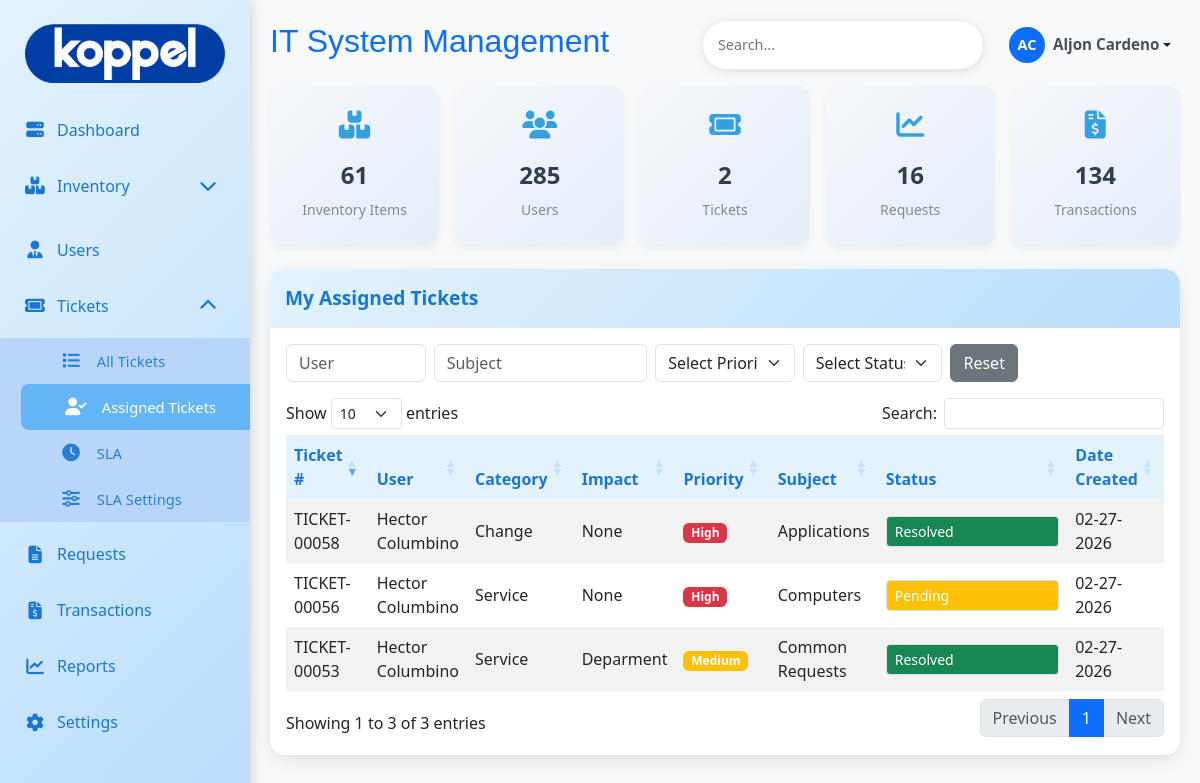
/admin/ticket/assigned_tickets.php (signed in), run on an earlier commit of the app's database.
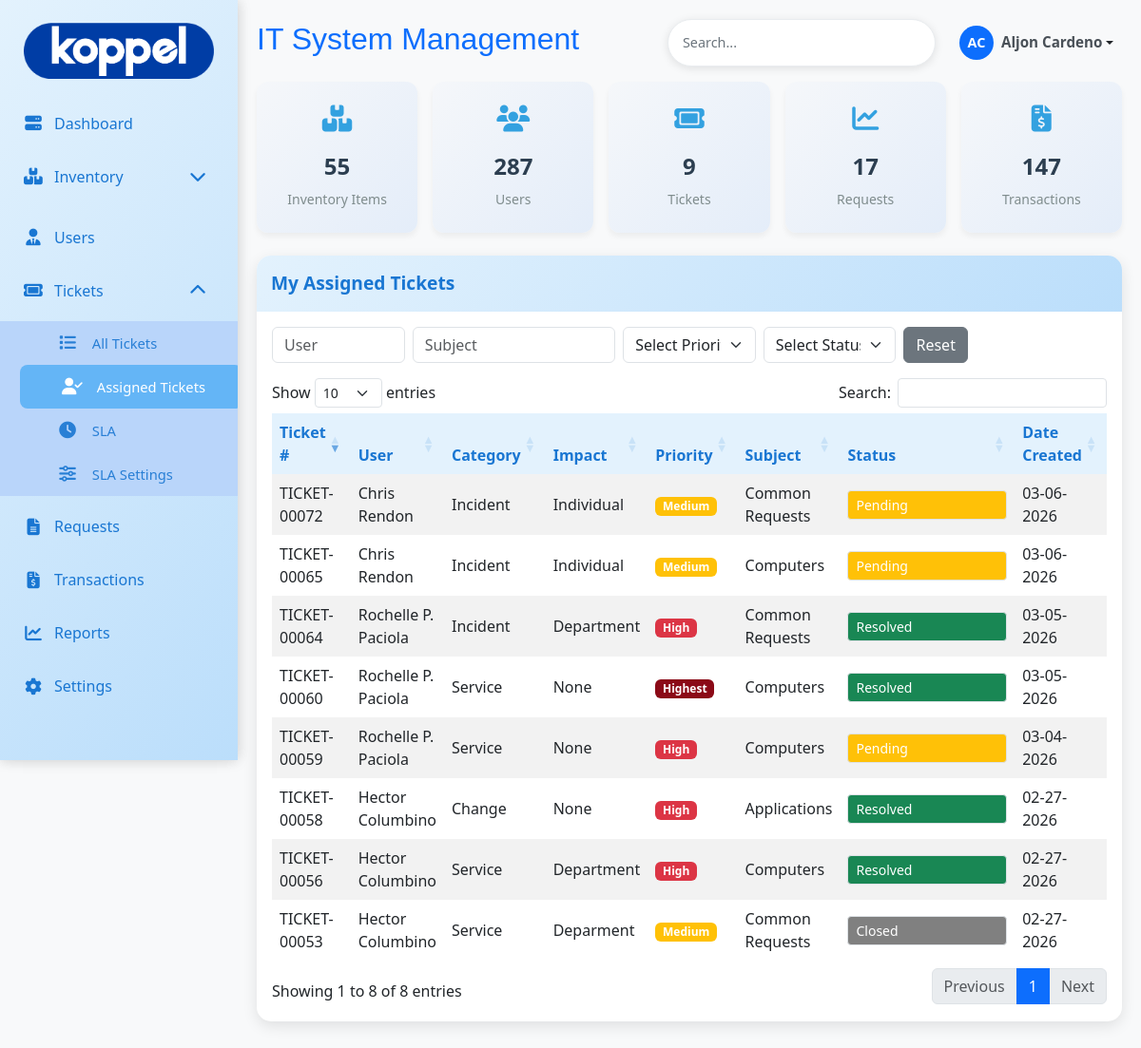
And on a later commit of the database.
### tables this page shows
CREATE TABLE `ticket_tb` (
  `ticket_id` int(11) NOT NULL,
  `ticket_number` varchar(20) DEFAULT NULL,
  `user_id` int(11) DEFAULT NULL,
  `fullname` varchar(100) DEFAULT NULL,
  `email` varchar(100) DEFAULT NULL,
  `company` varchar(100) DEFAULT NULL,
  `department` varchar(100) DEFAULT NULL,
  `priority` varchar(50) NOT NULL,
  `urgency` varchar(50) NOT NULL,
  `impact` varchar(70) NOT NULL,
  `ticket_category` varchar(20) DEFAULT NULL,
  `subject` varchar(150) DEFAULT NULL,
  `subject_details` varchar(200) DEFAULT NULL,
  `issue` text DEFAULT NULL,
  `status` varchar(20) DEFAULT 'open',
  `date_created` timestamp NOT NULL DEFAULT current_timestamp(),
  `assigned_to` int(11) NOT NULL
);

CREATE TABLE `user_tb` (
  `user_id` int(11) NOT NULL,
  `emp_id` varchar(50) NOT NULL,
  `fullname` varchar(150) NOT NULL,
  `position` varchar(100) NOT NULL,
  `email` varchar(150) DEFAULT NULL,
  `department` varchar(100) DEFAULT NULL,
  `company` varchar(50) NOT NULL,
  `area` varchar(150) NOT NULL,
  `user_type` varchar(30) NOT NULL,
  `date_hired` timestamp NOT NULL DEFAULT current_timestamp() ON UPDATE current_timestamp(),
  `date_resigned` varchar(100) DEFAULT NULL,
  `created_at` timestamp NOT NULL DEFAULT current_timestamp(),
  `password` varchar(255) DEFAULT NULL,
  `is_active` tinyint(1) NOT NULL DEFAULT 1,
  `reset_token` varchar(255) DEFAULT NULL,
  `reset_token_expiry` datetime DEFAULT NULL
);

### admin/ticket/assigned_tickets.php (the view, shortened to what this page needs)
<?php
include '../db/db.php';
$adminId = $_SESSION['user_id'];
$sql = "
SELECT
    t.*,
    u.fullname AS user_fullname,
    a.fullname AS assigned_admin
FROM ticket_tb t
LEFT JOIN user_tb u ON t.user_id = u.user_id
LEFT JOIN user_tb a
    ON t.assigned_to = a.user_id
    AND a.user_type = 'admin'
WHERE t.assigned_to = ?
ORDER BY t.ticket_id DESC
";
$stmt = $conn->prepare($sql);
$stmt->bind_param("i", $adminId);
$stmt->execute();
$result = $stmt->get_result();
?>
<!DOCTYPE html>
<html lang="en">
<head>
<link href="https://cdn.jsdelivr.net/npm/bootstrap@5.3.0/dist/css/bootstrap.min.css" rel="stylesheet">
<link href="https://cdnjs.cloudflare.com/ajax/libs/font-awesome/6.4.0/css/all.min.css" rel="stylesheet">
<link href="../asset/css/main.css" rel="stylesheet">
<link href="../asset/css/menu.css" rel="stylesheet">
<link href="sidebar.css" rel="stylesheet">
<link href="https://cdn.datatables.net/1.13.6/css/dataTables.bootstrap5.min.css" rel="stylesheet">
</head>
<body>
<div class="sidebar col-md-2" style="height:100vh;width:250px;">
<?php include 'ticket_sidebar.php'; ?>
</div>
<div class="main-content">
<?php include 'ticket_header.php'; ?>
 <?php include 'ticket_stats_card.php'; ?>
<div class="card">
<div class="card-header">My Assigned Tickets</div>
<div class="card-body table-responsive">
<div class="row g-2 mb-3">
<div class="col-md-2">
<input type="text" id="userFilter" class="form-control" placeholder="User">
</div>
<div class="col-md-3">
<input type="text" id="subjectFilter" class="form-control" placeholder="Subject">
</div>
<div class="col-md-2">
<select id="priorityFilter" class="form-select">
<option value="">Select Priority</option>
</select>
</div>
<div class="col-md-2">
<select id="statusSelectFilter" class="form-select">
<option value="">Select Status</option>
</select>
</div>
<div class="col-md-1 d-grid">
<button id="clearFilters" class="btn btn-secondary">Reset</button>
</div>
</div>
<table id="ticketsTable" class="table table-hover table-striped">
<thead>
<tr>
<th>Ticket #</th>
<th>User</th>
<th>Category</th>
<th>Impact</th>
<th>Priority</th>
<th>Subject</th>
<th style="width:160px;">Status</th>
<th>Date Created</th>
</tr>
</thead>
<tbody>
<?php while ($ticket = $result->fetch_assoc()): ?>
<tr data-ticket-id="<?= $ticket['ticket_id'] ?>"
    data-status="<?= strtolower($ticket['status']) ?>">
<td><?= htmlspecialchars($ticket['ticket_number'] ?? '') ?></td>
<td><?= htmlspecialchars($ticket['user_fullname'] ?? '') ?></td>
<td><?= ucfirst($ticket['ticket_category'] ?? '') ?></td>
<td><?= ucfirst($ticket['impact'] ?? '') ?></td>
<td>
<span class="badge badge-priority-<?= strtolower($ticket['priority']) ?>">
<?= ucfirst($ticket['priority']) ?>
</span>
</td>
<td><?= htmlspecialchars($ticket['subject'] ?? '') ?></td>
<?php
$statusFlow = [
'waiting for support'=>['waiting for support','waiting for customer','in progress','escalated','pending','canceled','resolved'],
'pending'=>['pending','waiting for support','in progress','canceled','resolved'],
'waiting for customer'=>['waiting for customer','waiting for support','escalated','canceled','resolved'],
'in progress'=>['in progress','pending','canceled','resolved'],
'escalated'=>['escalated','in progress'],
'canceled'=>['canceled','closed','reopened'],
'resolved'=>['resolved','closed','reopened'],
'reopened'=>['reopened','waiting for support','waiting for customer','in progress','escalated','pending','canceled','resolved'],
'closed'=>['closed']
];
$currentStatus=strtolower($ticket['status']);
$allowedStatuses=$statusFlow[$currentStatus]??[$currentStatus];
?>
<td class="status-cell" onclick="event.stopPropagation();">
<select class="form-select form-select-sm status-select status-<?= str_replace(' ','-',$currentStatus) ?>"
        data-ticket-id="<?= $ticket['ticket_id'] ?>"
        data-current="<?= $currentStatus ?>">
<?php foreach($allowedStatuses as $statusOption): ?>
<option value="<?= $statusOption ?>"
<?= $statusOption==$currentStatus?'selected':'' ?>>
<?= ucwords($statusOption) ?>
</option>
<?php endforeach; ?>
</select>
</td>
<td><?= date('m-d-Y',strtotime($ticket['date_created'])) ?></td>
</tr>
<?php endwhile; ?>
</tbody>
</table>
</div>
</div>
</div>
</body>
</html>

### admin/ticket/ticket_sidebar.php (shortened to what this page needs)
<link rel="stylesheet" href="https://cdnjs.cloudflare.com/ajax/libs/font-awesome/6.4.0/css/all.min.css">
<div class="sidebar col-md-2" id="sidebar" style="height: 100vh; width: 250px; overflow-y: auto;">
    <br>
    <center>
        <img src="../asset/img/Koppel.png" class="img-fluid" alt="" width="200px" height="60px" style="margin-bottom: 15px;">
    </center>
    <a href="../index.php" class="<?= $currentPage === 'index.php' ? 'active' : '' ?>">
        <i class="fas fa-server"></i>
        <span class="sidebar-text">Dashboard</span>
    </a>
    <a href="../inventory.php" id="inventory-toggle" class="sidebar-parent">
        <i class="fas fa-boxes"></i>
        <span class="sidebar-text">Inventory</span>
        <i class="fas fa-chevron-down ms-auto" id="inventory-icon"></i>
    </a>
    <a href="../users.php">
        <i class="fas fa-user-tie"></i>
        <span class="sidebar-text">Users</span>
    </a>
    <a href="javascript:void(0);" id="tickets-toggle" class="sidebar-parent">
        <i class="fas fa-ticket"></i>
        <span class="sidebar-text">Tickets</span>
        <i class="fas fa-chevron-up ms-auto" id="tickets-icon"></i>
    </a>
    <div id="tickets-submenu" class="submenu-container">
        <a href="../tickets.php" class="submenu-item">
            <i class="fas fa-list"></i>
            <span class="sidebar-text">All Tickets</span>
        </a>
        <a href="assigned_tickets.php" class="submenu-item">
            <i class="fas fa-user-check"></i>
            <span class="sidebar-text">Assigned Tickets</span>
        </a>
        <a href="sla.php" class="submenu-item">
            <i class="fas fa-clock"></i>
            <span class="sidebar-text">SLA</span>
        </a>
        <a href="sla_settings.php" class="submenu-item">
            <i class="fas fa-sliders-h"></i>
            <span class="sidebar-text">SLA Settings</span>
        </a>
    </div>
    <a href="../requests.php"><i class="fas fa-file-alt"></i> Requests</a>
    <a href="../transactions.php"><i class="fas fa-file-invoice-dollar"></i> Transactions</a>
    <a href="../reports.php"><i class="fas fa-chart-line"></i> Reports</a>
    <a href="../settings.php"><i class="fas fa-cog"></i> Settings</a>
</div>

### admin/ticket/ticket_header.php (shortened to what this page needs)
<div class="d-flex justify-content-between align-items-center mb-3">
     <h2 class="text-primary" style="font-family:  'Franklin Gothic Medium', 'Arial Narrow', Arial, sans-serif;">IT System Management</h2>
    <div class="d-flex align-items-center">
        <div class="search-box me-3 position-relative">
            <input type="text" placeholder="Search..." class="form-control" id="globalSearch" autocomplete="off">
        </div>
        <div class="dropdown">
            <button class="btn btn-sm dropdown-toggle d-flex align-items-center"
                    type="button"
                    id="userDropdown"
                    data-bs-toggle="dropdown"
                    aria-expanded="false">
                <div class="bg-primary text-white rounded-circle d-flex align-items-center justify-content-center me-2"
                     style="width:36px;height:36px;font-size:0.9rem;font-weight:600;">
                    <?php
                    if (isset($_SESSION['fullname'])) {
                        $initials = '';
                        $names = explode(' ', $_SESSION['fullname']);
                        foreach ($names as $name) {
                            $initials .= strtoupper(substr($name, 0, 1));
                        }
                        echo htmlspecialchars(substr($initials, 0, 2));
                    } else {
                        echo 'G';
                    }
                    ?>
                </div>
                <span class="d-none d-md-inline fw-semibold"
                      style="color:#495057;font-size:0.95rem;">
                    <?= isset($_SESSION['fullname']) ? htmlspecialchars($_SESSION['fullname']) : 'Guest' ?>
                </span>
            </button>
        </div>
    </div>
</div>
<link rel="stylesheet" href="../asset/css/stats_card.css">

### admin/ticket/ticket_stats_card.php (shortened to what this page needs)
<?php
$itemCount = $conn->query("SELECT COUNT(*) as total FROM item_tb WHERE quantity >= 1")->fetch_assoc()['total'];
$userCount = $conn->query("SELECT COUNT(*) as total FROM user_tb WHERE is_active = 1")->fetch_assoc()['total'];
$transactionCount = $conn->query("SELECT COUNT(*) as total FROM transaction_tb")->fetch_assoc()['total'];
$requestCount = $conn->query("SELECT COUNT(*) as total FROM request_tb WHERE status = 'Pending'")->fetch_assoc()['total'];
$ticketCount = $conn->query("SELECT COUNT(*) as total FROM ticket_tb WHERE status != 'closed' && status != 'resolved' && status != 'canceled'")->fetch_assoc()['total'];
?>
<div class="row row-cols-1 row-cols-sm-2 row-cols-md-3 row-cols-xl-5 g-3">
    <div class="col">
        <a href="../inventory.php" class="stats-card-link">
            <div class="card stats-card h-100">
                <i class="fas fa-boxes"></i>
                <h3><?= number_format($itemCount) ?></h3>
                <p>Inventory Items</p>
            </div>
        </a>
    </div>
    <div class="col">
        <a href="../users.php" class="stats-card-link">
            <div class="card stats-card h-100">
                <i class="fas fa-users"></i>
                <h3><?= number_format($userCount) ?></h3>
                <p>Users</p>
            </div>
        </a>
    </div>
    <div class="col">
        <a href="../tickets.php" class="stats-card-link">
            <div class="card stats-card h-100">
                <i class="fas fa-ticket"></i>
                <h3><?= number_format($ticketCount) ?></h3>
                <p>Tickets</p>
            </div>
        </a>
    </div>
    <div class="col">
        <a href="../requests.php" class="stats-card-link">
            <div class="card stats-card h-100">
                <i class="fas fa-chart-line"></i>
                <h3><?= number_format($requestCount) ?></h3>
                <p>Requests</p>
            </div>
        </a>
    </div>
    <div class="col">
        <a href="../transactions.php" class="stats-card-link">
            <div class="card stats-card h-100">
                <i class="fas fa-file-invoice-dollar"></i>
                <h3><?= number_format($transactionCount) ?></h3>
                <p>Transactions</p>
            </div>
        </a>
    </div>
</div>
<br>
<link rel="stylesheet" href="asset/css/stats_card.css">

### admin/asset/css/main.css (style rules this page uses)
:root { --light-blue: #e3f2fd; --medium-blue: #bbdefb; --dark-blue: #90caf9; --accent-blue: #64b5f6; --text-blue: #1976d2; }
body { background-color: #f8f9fa; font-family: 'Segoe UI', Tahoma, Geneva, Verdana, sans-serif; }
.sidebar { background: linear-gradient(135deg, var(--light-blue), var(--medium-blue)); min-height: 100vh; box-shadow: 0 0 15px rgba(0,0,0,0.1); position: fixed; top: 0; left: 0; z-index: 1000; transition: all 0.3s ease; }
.main-content { margin-left: 250px; padding: 20px; transition: margin-left 0.3s ease; }
.sidebar a { color: var(--text-blue) !important; font-weight: 500; margin: 8px 0; padding: 12px 20px; border-radius: 8px; text-decoration: none; display: flex; align-items: center; transition: all 0.3s ease; }
.sidebar a:hover, .sidebar a.active { background-color: var(--accent-blue); color: white !important; transform: translateX(5px); }
.sidebar a i { margin-right: 15px; font-size: 1.1rem; min-width: 24px; text-align: center; }
.card { border: none; border-radius: 15px; box-shadow: 0 5px 15px rgba(0,0,0,0.1); margin-bottom: 10px; background: white; transition: transform 0.3s ease; }
.card-header { background: linear-gradient(135deg, var(--light-blue), var(--medium-blue)); border-bottom: none; padding: 15px; border-radius: 15px 15px 0 0 !important; color: var(--text-blue); font-weight: 600; font-size: 1.2rem; }
.table th { background-color: var(--light-blue); color: var(--text-blue); font-weight: 600; border: none; }
.table td { vertical-align: middle; border: none; }
.search-box { background-color: white; border-radius: 25px; padding: 8px 15px; box-shadow: 0 2px 10px rgba(0,0,0,0.1); }
.search-box input { border: none; outline: none; width: 250px; }
.stats-card { text-align: center; padding: 20px; }
.stats-card i { font-size: 2.5rem; color: var(--accent-blue); margin-bottom: 15px; }
.stats-card h3 { color: var(--text-blue); margin: 10px 0; font-size: 1.8rem; font-weight: 700; }
.stats-card p { color: #666; margin: 0; font-size: 0.9rem; }
.search-box { background-color: white; border-radius: 30px; padding: 8px 15px; box-shadow: 0 2px 10px rgba(0,0,0,0.1); border: 1px solid #e9ecef; }
.search-box input { border: none; outline: none; width: 250px; padding: 5px 0; font-size: 0.9rem; }
.search-box input::placeholder { color: #6c757d; }

### admin/ticket/sidebar.css (style rules this page uses)
.sidebar a.active { color: white !important; padding-left: 2.5rem !important; transition: all 0.2s ease; }
.sidebar a { position: relative; display: flex; align-items: center; padding: 12px 20px !important; text-decoration: none; transition: all 0.2s ease; border-left: 3px solid transparent; width: 100%; box-sizing: border-box; }
.sidebar a i { width: 20px; margin-right: 10px; text-align: center; }
.submenu-container { overflow: hidden; transition: max-height 0.35s ease-in-out, opacity 0.25s ease; opacity: 1; max-height: 500px; background: #b9d5fa; }
.submenu-container.open { max-height: 1000px; padding-left: 1rem; }
.submenu-container a { display: block; padding-left: 2.5rem !important; font-size: 0.92rem !important; opacity: 0.9; margin: 0 !important; }
.submenu-item { display: flex; align-items: center; padding: 8px 20px; font-size: 0.92rem; opacity: 0.9; text-decoration: none; transition: background 0.2s, opacity 0.2s; }
.submenu-item.active, .submenu-item:hover { background-color: #0d6efd; color: white; opacity: 1; }

### admin/asset/css/stats_card.css (style rules this page uses)
.stats-card { background: linear-gradient(135deg, #f5f7fa 0%, #e4edf9 100%); border: none; border-radius: 12px; padding: 20px; text-align: center; box-shadow: 0 4px 6px rgba(0,0,0,0.05); transition: transform 0.3s ease, box-shadow 0.3s ease; }
.stats-card i { font-size: 28px; color: #33A1E0; margin-bottom: 12px; }
.stats-card h3 { font-size: 24px; font-weight: 700; color: #2c3e50; margin: 10px 0; }
.stats-card p { color: #7f8c8d; margin: 0; font-size: 14px; }
.stats-card-link { text-decoration: none; color: inherit; display: block; height: 100%; }
.stats-card { background: linear-gradient(135deg, #f5f7fa 0%, #e4edf9 100%); border: none; border-radius: 12px; padding: 20px; text-align: center; box-shadow: 0 4px 6px rgba(0,0,0,0.05); transition: transform 0.3s ease, box-shadow 0.3s ease; height: 100%; display: flex; flex-direction: column; justify-content: center; align-items: center; }

What changed in the data, as far as the page shows it:
added ticket_tb: ticket_number "TICKET-00072", user.fullname "Chris Rendon", ticket_category "Incident", impact "Individual", priority "Medium", subject "Common Requests", status+ticket_id "Pending", date_created "03-06-2026"
added ticket_tb: ticket_number "TICKET-00065", user.fullname "Chris Rendon", ticket_category "Incident", impact "Individual", priority "Medium", subject "Computers", status+ticket_id "Pending", date_created "03-06-2026"
added ticket_tb: ticket_number "TICKET-00064", user.fullname "Rochelle P. Paciola", ticket_category "Incident", impact "Department", priority "High", subject "Common Requests", status+ticket_id "Resolved", date_created "03-05-2026"
added ticket_tb: ticket_number "TICKET-00060", user.fullname "Rochelle P. Paciola", ticket_category "Service", impact "None", priority "Highest", subject "Computers", status+ticket_id "Resolved", date_created "03-05-2026"
added ticket_tb: ticket_number "TICKET-00059", user.fullname "Rochelle P. Paciola", ticket_category "Service", impact "None", priority "High", subject "Computers", status+ticket_id "Pending", date_created "03-04-2026"
changed ticket_tb "TICKET-00056": impact "None" → "Department"; status+ticket_id "Pending" → "Resolved"
changed ticket_tb "TICKET-00053": status+ticket_id "Resolved" → "Closed"
Also different on the page:
$itemCount: "61" → "55"
$userCount: "285" → "287"
$ticketCount: "2" → "9"
$requestCount: "16" → "17"
$transactionCount: "134" → "147"
text written by a page script: "Show entries Search: Showing 1 to 3 of 3 entries Previous 1 Next" → "Show entries Search: Showing 1 to 8 of 8 entries Previous 1 Next"
